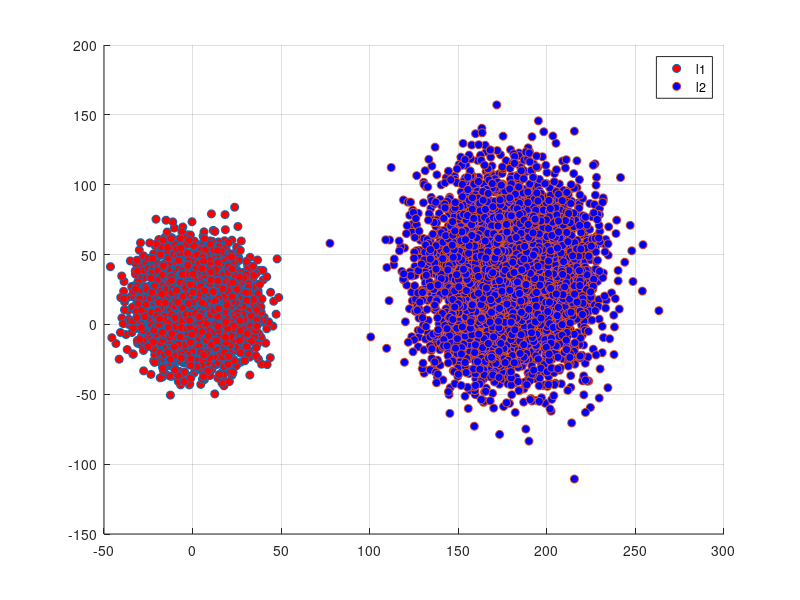

This figure's MATLAB source:
% creating data and running the perceptron model

%{
Author : Pratyush Rao
Date   : 20/07/2023
%}

cols = 2; rows = 10000; % defining the number of rows and columns
var1 = linspace(14, 19, cols); var2 = linspace(23, 35, cols); % defining the variance for the columns
mean1 = 100 .* rand(1, cols); mean2 = 250 .* rand(1, cols); % defining random means for the columns

X1 = randn(rows/2, cols) .* var1 + mean1; % defining the input vector for class l1
X2 = randn(rows/2, cols) .* var2 + mean2; % defining the input vector for class l2
Y1 = ones(rows/2, 1); Y2 = zeros(rows/2, 1);



X = [X1; X2];
Y = [Y1; Y2];

figure;

scatter(X(Y == 1, 1), X(Y == 1, 2), 'MarkerFaceColor', 'r', 'Marker', 'o');
hold on;
scatter(X(Y == 0, 1), X(Y == 0, 2), 'MarkerFaceColor', 'b', 'Marker', 'o');
legend('l1', 'l2');
hold off;
grid;

dlmwrite('data.txt', [X Y]);
